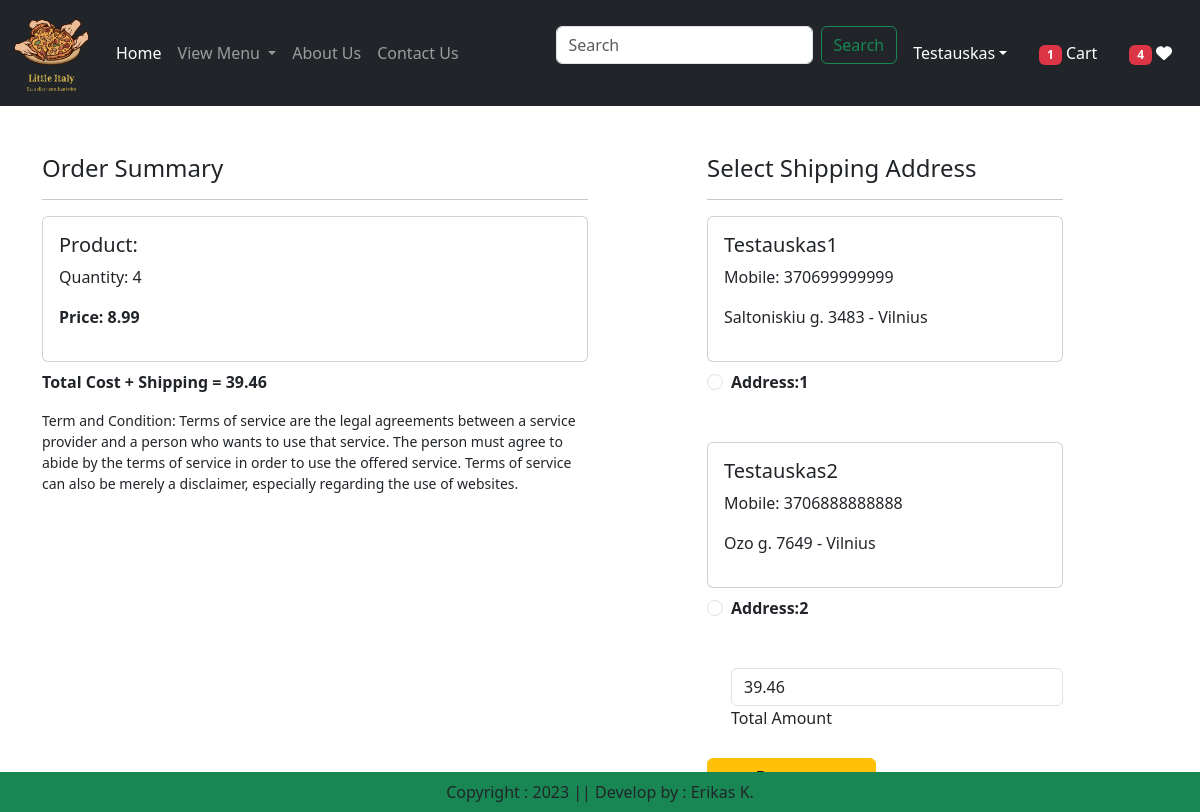
Page /checkout/ (signed in) on the earlier database version.
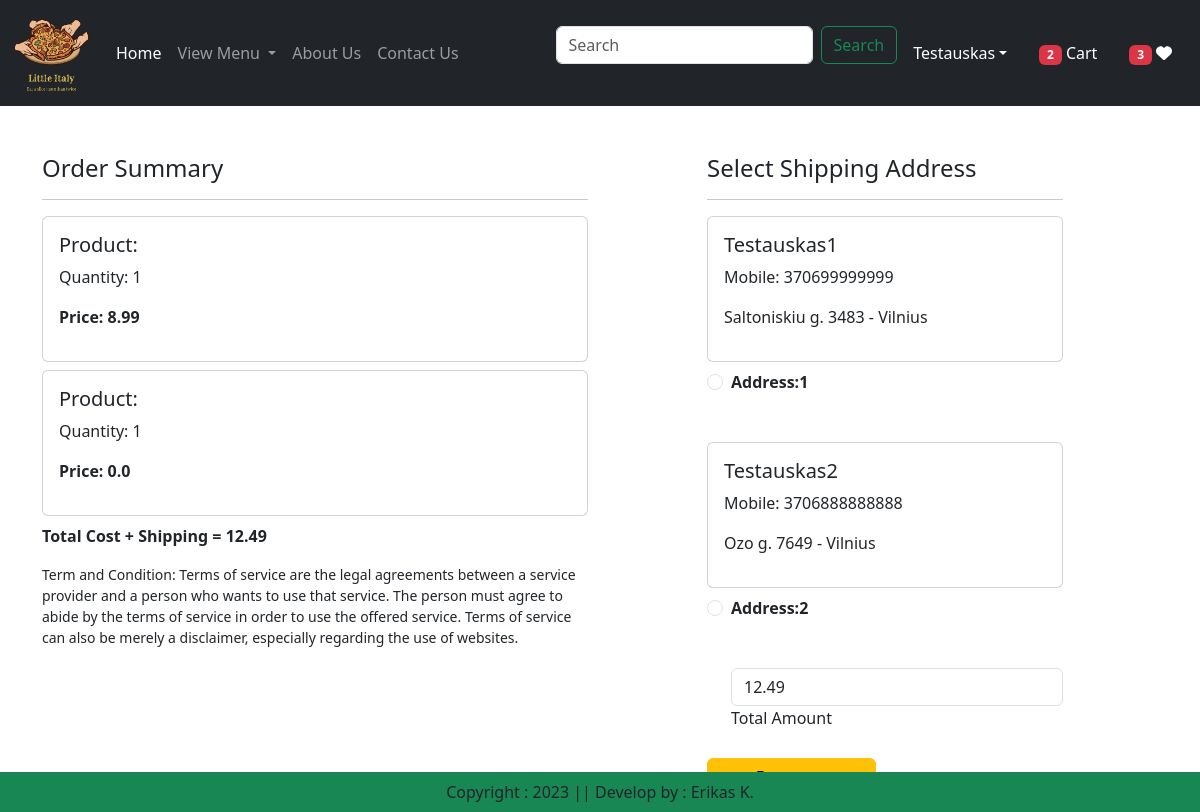
Same page on the later database version.
### app/models.py (models this page shows, shortened)
class Cart(models.Model):
    user = models.ForeignKey(User, on_delete=models.CASCADE)
    product = models.ForeignKey(Product, on_delete=models.CASCADE)
    quantity = models.PositiveIntegerField(default=1)

class Product(models.Model):
    title = models.CharField(max_length=100)
    selling_price = models.FloatField()
    discounted_price = models.FloatField(null=True)
    description = models.TextField()
    composition = models.TextField(default='')
    category = models.CharField(choices=CATEGORY_CHOICES, max_length=2)
    product_image = models.ImageField(upload_to='product')

class Customer(models.Model):
    user = models.ForeignKey(User, on_delete=models.CASCADE)
    name = models.CharField(max_length=200)
    mobile = models.IntegerField(default=+3706)
    locality = models.CharField(max_length=200)
    zipcode = models.IntegerField()
    city = models.CharField(max_length=50)

### app/views.py (the view)
# urls.py: path('checkout/', views.checkout.as_view(), name='checkout'),
@method_decorator(login_required, name='dispatch')
class checkout(View):
    def get(self, request):
        totalitem = 0
        wishitem = 0
        if request.user.is_authenticated:
            totalitem = len(Cart.objects.filter(user=request.user))
            wishitem = len(Wishlist.objects.filter(user=request.user))
        user = request.user
        add = Customer.objects.filter(user=user)
        cart_items = Cart.objects.filter(user=user)
        famount = 0
        for p in cart_items:
            value = p.quantity * p.product.discounted_price
            famount = famount + value
        totalamount = round(famount + 3.50, 2)
        return render(request, 'app/checkout.html', locals())

### app/templates/app/checkout.html (shortened to what this page needs)
{% extends "app/base.html" %}
{% load static %}
{% block main-content %}
<div class="container">
    <div class="row mt-5">
        <div class="col-sm-6">
            <h4>Order Summary</h4>
            <hr>
            {% for item in cart_items %}
            <div class="card mb-2">
                <div class="card-body">
                    <h5>Product: {{item.product_title}}</h5>
                    <p>Quantity: {{item.quantity}}</p>
                    <p class="fw-bold">Price: {{item.product.discounted_price}}</p>
                </div>
            </div>
            {% endfor %}
            <p class="fw-bold">Total Cost + Shipping = {{totalamount}}</p>
            <small>Term and Condition: Terms of service are the legal agreements between a service provider and a
                person who wants to use that service. The person must agree to abide by the terms of service in
                order to use the offered service. Terms of service can also be merely a disclaimer, especially
                regarding the use of websites. </small>
        </div>
        <div class="col-sm-4 offset-sm-1">
            <h4>Select Shipping Address</h4>
            <hr>
            <form method="post" id="myform">
                {% for ad in add %}
                <div class="card">
                    <div class="card-body">
                        <h5>{{ad.name}}</h5>
                        <p>Mobile: {{ad.mobile}}</p>
                        <p>{{ad.locality}} {{ad.zipcode}} - {{ad.city}}</p>
                    </div>
                </div>
                <div class="form-check mt-2 mb-5">
                    <input class="form-check-input" type="radio" name="custid" id="custadd{{forloop.counter}}"
                           value="{{ad.id}}">
                    <label class="form-check-label fw-bold"
                           for="custadd{{forloop.counter}}">Address:{{forloop.counter}} </label>
                </div>
                {% endfor %}
                <div class="form-check mb-1">
                    <input type="number" class="form-control" name="totamount" id="totamount" value={{totalamount}} readonly>
                    <label for="totamount" class="form-label">Total Amount</label>
                </div>
                <div>
                    <button id="paypal-button-containe" type="submit" class="btn btn-warning mt-3 px-5 fw-bold">Payment</button>
                </div>
            </form>
        </div>
    </div>
</div>
{% endblock main-content %}

### app/templates/app/base.html (shortened to what this page needs)
{% load static %}
<html lang="en">
<head>
    <link href="https://cdn.jsdelivr.net/npm/bootstrap@5.3.0-alpha1/dist/css/bootstrap.min.css" rel="stylesheet"
>
    <link rel="stylesheet" href="{% static 'app/css/owl.carousel.min.css' %}">
    <link rel="stylesheet" href="{% static 'app/css/all.min.css' %}">
    <link rel="stylesheet" href="{% static 'app/css/style.css' %}">
</head>
<body>
    <nav class="navbar navbar-expand-lg navbar-dark ftco_navbar bg-dark ftco-navbar-light" id="ftco-navbar">
      <div class="container-fluid">
        <a class="navbar-brand" href="#">
            <img src="{% static 'app/images/pizza.png' %}" alt="Pizza Image" width="80" height="80">
        </a>
        <div class="collapse navbar-collapse" id="navbarSupportedContent">
          <ul class="navbar-nav me-auto mb-2 mb-lg-0">
            {% if request.user.is_authenticated %}
            <li class="nav-item">
              <a class="nav-link active" aria-current="page" href="/">Home</a>
            </li>
            <li class="nav-item dropdown">
              <a class="nav-link dropdown-toggle" href="#" role="button" data-bs-toggle="dropdown" aria-expanded="false">
                View Menu
              </a>
            </li>
            <li class="nav-item">
              <a class="nav-link" href="{% url 'about' %}">About Us</a>
            </li>
            <li class="nav-item">
              <a class="nav-link" href="{% url 'contact' %}">Contact Us</a>
            </li>
          </ul>
          <form class="d-flex" role="search" action="/search">
            <input class="form-control me-2" type="search" placeholder="Search" name="search" aria-label="Search">
            <button class="btn btn-outline-success" type="submit">Search</button>
          </form>
        </div>
        <ul class="navbar-nav me-auto mb-2 mb-lg-0">
            <li class="nav-item dropdown mx-2">
              <a class="nav-link dropdown-toggle text-white" href="#" id="profileDropdown"
                 role="button" data-bs-toggle="dropdown" aria-expanded="false">{{ user.get_username }}</a>
            </li>
            <li class="nav-item mx-2">
                <a href="{% url 'showcart' %}" class="nav-link text-white"><span class="badge bg-danger">
                    {% if totalitem > 0 %} {{totalitem}} {% endif %}</span> Cart</a>
            </li>
            <li class="nav-item mx-2">
                <a href="{% url 'showwishlist' %}" class="nav-link text-white"><span class="badge bg-danger">
                    {% if wishitem > 0 %} {{wishitem}} {% endif %}</span>  <i class="fa fa-heart"></i></a>
            </li>
            {% endif %}
        </ul>
      </div>
    </nav>
    {% block main-content %}{% endblock main-content %}
    <footer class="container-fluid fixed-bottom bg-success text-center p-2 mt-5">
        Copyright : 2023 || Develop by : Erikas K.
    </footer>
</body>
</html>

Differences in the rows shown:
changed Cart (number 1 of 2 on the later page): quantity "4" → "1"
added Cart: quantity "1", product.discounted_price "0.0"
Other differences:
{{ totalitem }}: "1" → "2"
{{ wishitem }}: "4" → "3"
{{ totalamount }}: "39.46" → "12.49"
form field totamount: "39.46" → "12.49"
